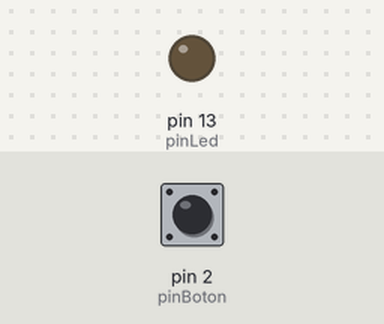
The sketch below on a simulated Arduino Uno, built with avr-gcc and run on an emulated ATmega328P. Shown: output pins drawn as LEDs (lit = HIGH). Inputs (shaded band) come from the test bench; at power-on: pin 2 (pinBoton) LOW.

Above: at 1.2 s.
1.3 s: pin 2 (pinBoton) pulled HIGH for 0.15 s
At 1.37 s:
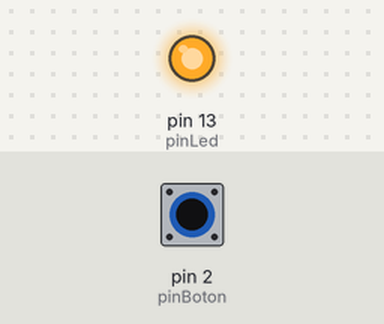
2.9 s: pin 2 (pinBoton) pulled HIGH for 3.2 s
At 6.9 s:
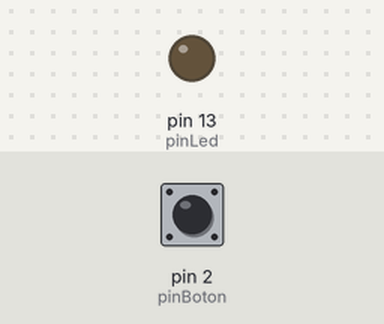
Timing chart, 0 to 8.4 s (numbered marks = the images above; inputs shaded):
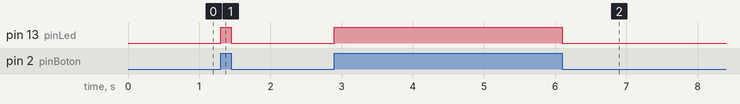

Measured:
- after the input at 1.3 s, pin 13 (pinLed): LOW → HIGH at once, → LOW 0.15 s later
- after the input at 2.9 s, pin 13 (pinLed): LOW → HIGH at once, → LOW 3.2 s later

The sketch:

01_boton_digital.ino
```cpp
/*
  01 Botón digital

  Ejemplo de funcionamiento de un botón.

  Ponencia "Evolución de los mandos de videojuegos y Arduino"

  Creado el 18 Feb 2019
  por Alfonso Jiménez Vílchez

  GNU GPL 3.0
  https://github.com/sambrista/velez-impulsa-1819/
*/

int boton; // Variable donde almacenamos el valor del botón
int pinBoton = 2; // Pin donde leemos el botón
int pinLed = 13; // Pin donde enchufamos el LED

void setup() {
  // Inicia las entradas y salidas digitales.
  pinMode(pinLed, OUTPUT);
  pinMode(pinBoton,INPUT);
}

// Leemos digitalmente el pin del botón y escribimos su valor en el LED.
void loop() {
  boton = digitalRead(pinBoton);
  digitalWrite(pinLed, boton);
}
```
